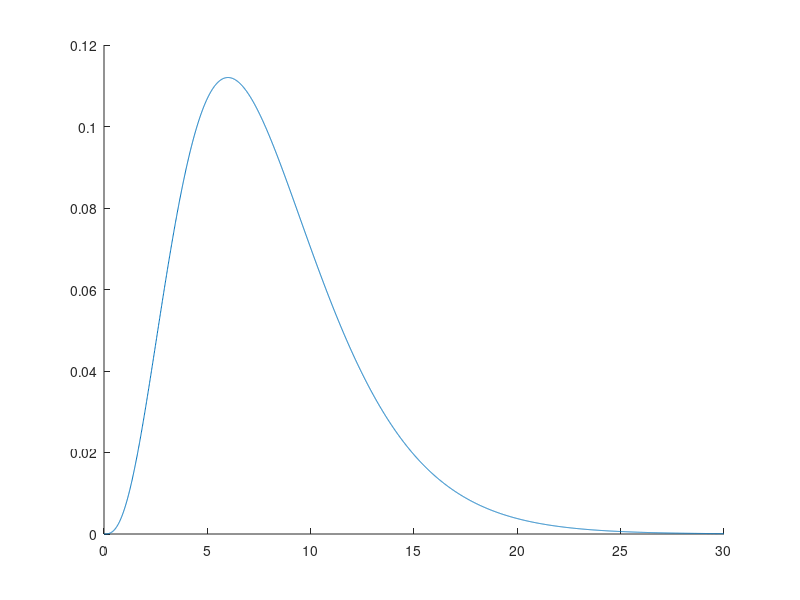

Recreate this plot in MATLAB.

%author: steeve Laquitaine
  %date: 140422
 %usage: drawHRF
%Description: draw hemodynamic response function

 %reference:https://labs.psych.ucsb.edu/ashby/gregory/Matlab.html

function drawHRF

%Clear all workspaces
clear all; close all; clc;
figure('color','w')

%Set the parameter values of the hrf
T0=0; 
n=4; 
lamda=2;
 
%time axis
t=0:.01:30;
 
%hrf
hrf=((t-T0).^(n-1)).*exp(-(t-T0)/lamda)/((lamda^n)*factorial(n-1));
 
%Plot
plot(t,hrf); axis([0 30 0 .12]);
box off